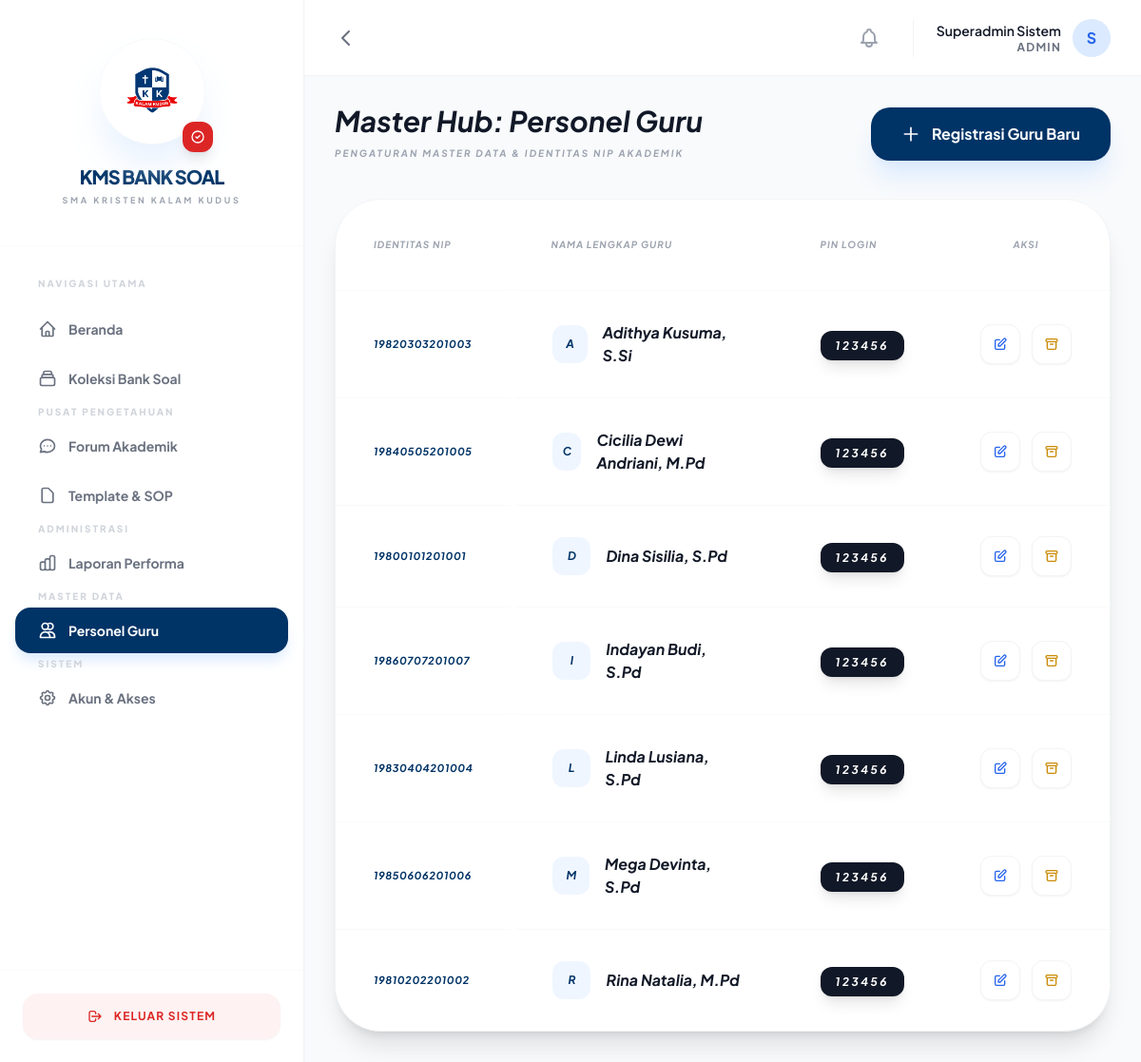
/teachers.php (signed in), run on the app's committed database.
### tables this page shows
CREATE TABLE `teachers` (
  `id` int(11) NOT NULL,
  `identity_id` int(11) NOT NULL,
  `nip` varchar(20) NOT NULL,
  `full_name` varchar(100) NOT NULL,
  `pin` varchar(10) DEFAULT '123456',
  `is_archived` tinyint(1) DEFAULT 0,
  `created_at` timestamp NOT NULL DEFAULT current_timestamp()
);

### teachers.php (the view, shortened to what this page needs)
<?php
require_once 'includes/header.php';
$teachers = $pdo->query("SELECT * FROM teachers ORDER BY is_archived ASC, full_name ASC")->fetchAll();
?>
<div class="mb-10 flex justify-between items-center italic">
    <div>
        <h3 class="text-3xl font-bold text-gray-900 leading-none">Master Hub: Personel Guru</h3>
        <p class="text-[10px] text-gray-400 uppercase tracking-[0.2em] font-bold mt-3 italic">Pengaturan Master Data & Identitas NIP Akademik</p>
    </div>
    <button onclick="openModal()" class="bg-primary text-white px-8 py-4 rounded-[20px] font-bold hover:bg-black transition shadow-xl shadow-blue-100 flex items-center group">
        <svg class="w-5 h-5 mr-3 group-hover:rotate-90 transition-transform" fill="none" stroke="currentColor" viewBox="0 0 24 24"><path stroke-linecap="round" stroke-linejoin="round" stroke-width="2" d="M12 4v16m8-8H4"></path></svg>
        Registrasi Guru Baru
    </button>
</div>
<div class="bg-white rounded-[48px] border border-gray-100 shadow-xl overflow-hidden italic">
    <div class="overflow-x-auto">
        <table class="w-full text-left border-collapse">
            <thead>
                <tr class="text-[10px] font-bold text-gray-400 uppercase tracking-widest border-b border-gray-50">
                    <th class="py-10 px-10">Identitas NIP</th>
                    <th class="py-10 px-10">Nama Lengkap Guru</th>
                    <th class="py-10 px-10">PIN Login</th>
                    <th class="py-10 px-10 text-center">Aksi</th>
                </tr>
            </thead>
            <tbody class="divide-y divide-gray-50">
                <?php foreach ($teachers as $t): ?>
                <tr class="hover:bg-gray-50 transition group <?php echo $t['is_archived'] ? 'opacity-50 grayscale' : ''; ?>">
                    <td class="py-8 px-10 text-[11px] text-primary font-bold tracking-wider">
                        <?php echo $t['nip']; ?>
                    </td>
                    <td class="py-8 px-10 border-l-4 border-transparent group-hover:border-primary transition-all">
                        <div class="flex items-center space-x-4">
                            <div class="w-10 h-10 <?php echo $t['is_archived'] ? 'bg-gray-100 text-gray-400' : 'bg-blue-50 text-primary'; ?> rounded-xl flex items-center justify-center font-bold text-xs ring-4 ring-white shadow-sm"><?php echo strtoupper(substr($t['full_name'], 0, 1)); ?></div>
                            <span class="text-base font-bold text-gray-900"><?php echo $t['full_name']; ?></span>
                        </div>
                    </td>
                    <td class="py-8 px-10">
                        <span class="px-4 py-2 bg-gray-900 text-white text-xs font-bold rounded-xl tracking-[0.2em] shadow-lg"><?php echo $t['pin']; ?></span>
                    </td>
                    <td class="py-8 px-10">
                        <div class="flex items-center justify-center space-x-3">
                            <button onclick="editTeacher(<?php echo htmlspecialchars(json_encode($t)); ?>)" class="p-3 bg-white border border-gray-100 rounded-xl text-blue-600 hover:bg-blue-600 hover:text-white transition shadow-sm" title="Edit PIN/Data">
                                <svg class="w-4 h-4" fill="none" stroke="currentColor" viewBox="0 0 24 24"><path stroke-linecap="round" stroke-linejoin="round" stroke-width="2" d="M11 5H6a2 2 0 00-2 2v11a2 2 0 002 2h11a2 2 0 002-2v-5m-1.414-9.414a2 2 0 112.828 2.828L11.828 15H9v-2.828l8.586-8.586z"></path></svg>
                            </button>
                            <?php if (!$t['is_archived']): ?>
                            <a href="?archive=<?php echo $t['id']; ?>" onclick="return confirm('Arsipkan guru ini? Mereka tidak akan bisa login lagi.')" class="p-3 bg-white border border-gray-100 rounded-xl text-yellow-600 hover:bg-yellow-600 hover:text-white transition shadow-sm" title="Arsipkan Guru">
                                <svg class="w-4 h-4" fill="none" stroke="currentColor" viewBox="0 0 24 24"><path stroke-linecap="round" stroke-linejoin="round" stroke-width="2" d="M5 8h14M5 8a2 2 0 110-4h14a2 2 0 110 4M5 8v10a2 2 0 002 2h10a2 2 0 002-2V8m-9 4h4"></path></svg>
                            </a>
                            <?php endif; ?>
                        </div>
                    </td>
                </tr>
                <?php endforeach; ?>
            </tbody>
        </table>
    </div>
</div>
<?php require_once 'includes/footer.php'; ?>

### includes/header.php (style rules this page uses)
body { font-family: 'Plus Jakarta Sans', sans-serif; background-color: #F8FAFC; color: #1E293B; }

### data on the page
teachers: nip "19820303201003", full_name "A", full_name "Adithya Kusuma, S.Si", pin "123456"
teachers: nip "19840505201005", full_name "C", full_name "Cicilia Dewi Andriani, M.Pd", pin "123456"
teachers: nip "19800101201001", full_name "D", full_name "Dina Sisilia, S.Pd", pin "123456"
teachers: nip "19860707201007", full_name "I", full_name "Indayan Budi, S.Pd", pin "123456"
teachers: nip "19830404201004", full_name "L", full_name "Linda Lusiana, S.Pd", pin "123456"
teachers: nip "19850606201006", full_name "M", full_name "Mega Devinta, S.Pd", pin "123456"
teachers: nip "19810202201002", full_name "R", full_name "Rina Natalia, M.Pd", pin "123456"

### other printed values
$_SESSION['full_name'] "Superadmin Sistem"
$_SESSION['role_name'] "ADMIN"
substr($_SESSION['full_name'], 0, 1) "S"
